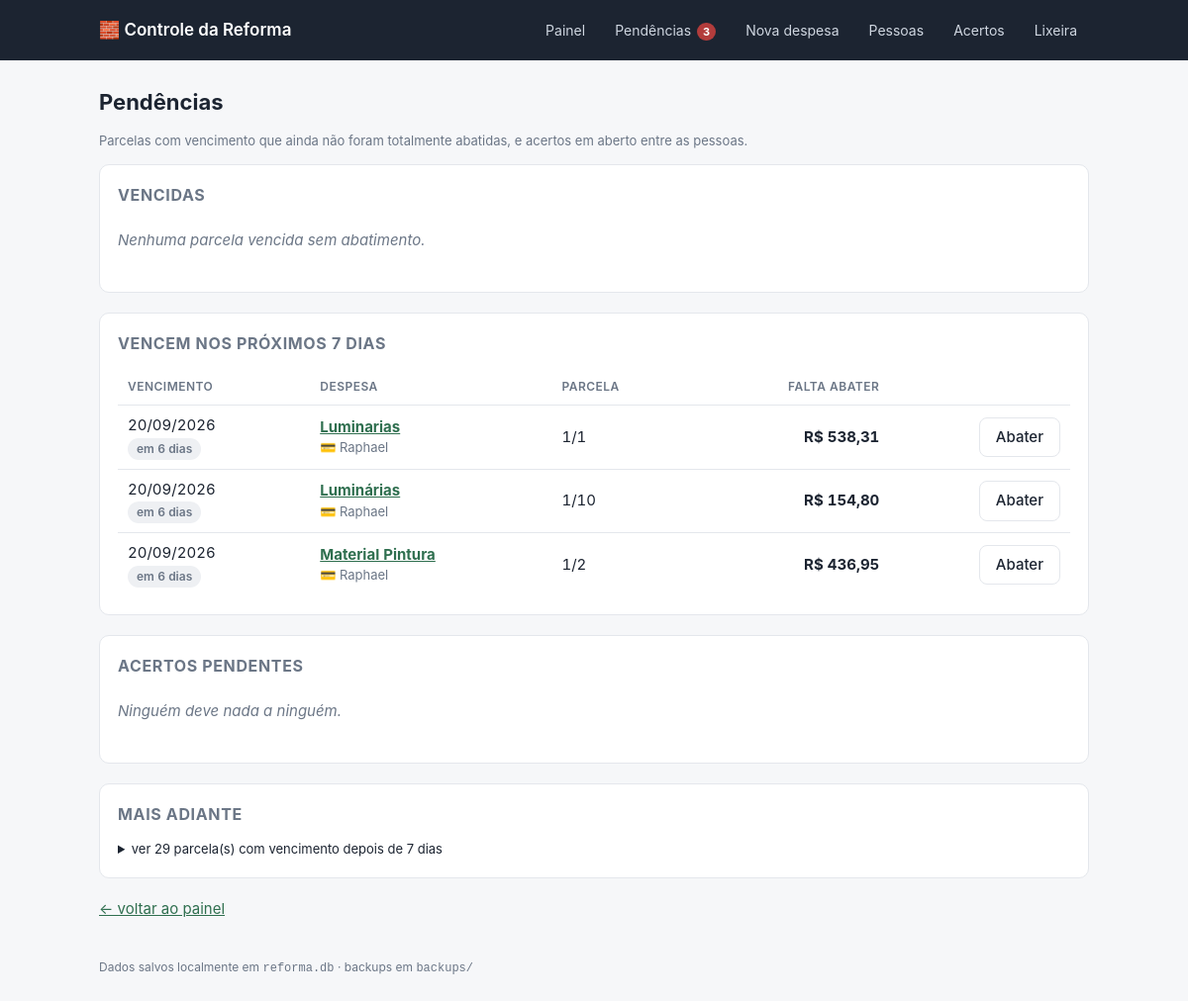
Page /pendencias on the committed database.
### tables this page shows
CREATE TABLE parcela (
    id          INTEGER PRIMARY KEY AUTOINCREMENT,
    despesa_id  INTEGER NOT NULL REFERENCES despesa(id) ON DELETE CASCADE,
    numero      INTEGER NOT NULL,
    valor       INTEGER NOT NULL,            -- centavos
    vencimento  TEXT,                        -- YYYY-MM-DD (opcional)
    UNIQUE (despesa_id, numero)
);

CREATE TABLE despesa (
    id            INTEGER PRIMARY KEY AUTOINCREMENT,
    nome          TEXT NOT NULL,
    categoria     TEXT,
    observacao    TEXT,
    valor_total   INTEGER NOT NULL,          -- centavos
    qtd_parcelas  INTEGER NOT NULL,
    criado_em     TEXT NOT NULL DEFAULT (datetime('now','localtime'))
, excluido_em TEXT, pagador_id INTEGER REFERENCES pessoa(id));

CREATE TABLE pessoa (
    id      INTEGER PRIMARY KEY AUTOINCREMENT,
    nome    TEXT NOT NULL UNIQUE,
    ativo   INTEGER NOT NULL DEFAULT 1
);

### app.py (the view)
@app.route("/pendencias")
def pendencias():
    return render_template("pendencias.html")

### app.py (called while the page is built)
def brl(centavos):
    if centavos is None:
        centavos = 0
    sinal = "-" if centavos < 0 else ""
    centavos = abs(int(centavos))
    inteiro, cents = divmod(centavos, 100)
    return f"{sinal}R$ {inteiro:,.0f}".replace(",", ".") + f",{cents:02d}"

def data_br(iso):
    if not iso:
        return "—"
    partes = str(iso)[:10].split("-")
    return "/".join(reversed(partes)) if len(partes) == 3 else iso

@app.after_request
def backup_apos_alteracao(response):
    if request.method == "POST":
        try:
            backup.fazer_backup()
        except Exception as e:  # backup nunca pode derrubar o app
            print(f"[backup] falhou: {e}")
    return response

def calcular_pendencias():
    hoje = date.today()
    grupos = {"vencidas": [], "proximas": [], "futuras": []}
    for pc in db.parcelas_pendentes():
        try:
            dias = (date.fromisoformat(pc["vencimento"]) - hoje).days
        except ValueError:
            continue
        item = dict(pc, dias=dias, falta=pc["valor"] - pc["pago"])
        if dias < 0:
            grupos["vencidas"].append(item)
        elif dias <= DIAS_AVISO:
            grupos["proximas"].append(item)
        else:
            grupos["futuras"].append(item)
    return grupos

@app.context_processor
def inject_globals():
    pend = calcular_pendencias()
    acertos_pendentes = [s for s in db.saldos_entre_pessoas() if s["valor"] > 0]
    return {
        "pessoas_ativas": db.listar_pessoas(somente_ativas=True),
        "hoje": date.today().isoformat(),
        "pend": pend,
        "acertos_pendentes": acertos_pendentes,
        "dias_aviso": DIAS_AVISO,
        "qtd_pendencias": len(pend["vencidas"]) + len(pend["proximas"]) + len(acertos_pendentes),
    }

### db.py (called while the page is built)
def connect():
    conn = sqlite3.connect(DB_PATH)
    conn.row_factory = sqlite3.Row
    conn.execute("PRAGMA foreign_keys = ON")
    return conn

@contextmanager
def get_db():
    conn = connect()
    try:
        yield conn
        conn.commit()
    except Exception:
        conn.rollback()
        raise
    finally:
        conn.close()

def listar_pessoas(somente_ativas=False):
    with get_db() as conn:
        sql = "SELECT * FROM pessoa"
        if somente_ativas:
            sql += " WHERE ativo = 1"
        sql += " ORDER BY nome COLLATE NOCASE"
        return conn.execute(sql).fetchall()

### templates/pendencias.html (shortened to what this page needs)
{% extends "base.html" %}
{% block conteudo %}
{% from "_pendencias.html" import tabela_parcelas %}
<h1>Pendências</h1>
<p class="suave pequeno">
  Parcelas com vencimento que ainda não foram totalmente abatidas, e acertos em aberto entre as pessoas.
</p>
<div class="card">
  <h2>Vencidas</h2>
  {% if pend.vencidas %}
    {{ tabela_parcelas(pend.vencidas) }}
  {% else %}
    <p class="vazio">Nenhuma parcela vencida sem abatimento.</p>
  {% endif %}
</div>
<div class="card">
  <h2>Vencem nos próximos {{ dias_aviso }} dias</h2>
  {% if pend.proximas %}
    {{ tabela_parcelas(pend.proximas) }}
  {% else %}
    <p class="vazio">Nada vencendo nos próximos {{ dias_aviso }} dias.</p>
  {% endif %}
</div>
<div class="card">
  <h2>Acertos pendentes</h2>
  {% if acertos_pendentes %}
  <table>
    <tbody>
      {% for s in acertos_pendentes %}
      <tr>
        <td><strong>{{ s.devedor }}</strong> deve para <strong>{{ s.credor }}</strong></td>
        <td class="num"><strong>{{ s.valor|brl }}</strong></td>
        <td class="num">
          <a href="{{ url_for('acertos', de=s.devedor_id, para=s.credor_id, valor='%.2f'|format(s.valor / 100)) }}#registrar">
            <button class="secundario" type="button">Acertar</button>
          </a>
        </td>
      </tr>
      {% endfor %}
    </tbody>
  </table>
  {% else %}
    <p class="vazio">Ninguém deve nada a ninguém.</p>
  {% endif %}
</div>
<div class="card">
  <h2>Mais adiante</h2>
  {% if pend.futuras %}
  <details>
    <summary class="pequeno">ver {{ pend.futuras|length }} parcela(s) com vencimento depois de {{ dias_aviso }} dias</summary>
  </details>
  {% else %}
    <p class="vazio">Nenhuma parcela futura a abater.</p>
  {% endif %}
</div>
<p><a href="{{ url_for('index') }}">← voltar ao painel</a></p>
{% endblock %}

### templates/_pendencias.html (shortened to what this page needs)
{% macro tabela_parcelas(itens) %}
<div class="tabela-scroll">
<table>
  <thead>
    <tr><th>Vencimento</th><th>Despesa</th><th>Parcela</th><th class="num">Falta abater</th><th></th></tr>
  </thead>
  <tbody>
    {% for p in itens %}
    <tr>
      <td>
        {{ p.vencimento|data_br }}
        <div>
          {% if p.dias < 0 %}<span class="tag vencida">vencida há {{ -p.dias }} dia{{ 's' if p.dias < -1 }}</span>
          {% elif p.dias == 0 %}<span class="tag parcial">vence hoje</span>
          {% else %}<span class="tag aberta">em {{ p.dias }} dia{{ 's' if p.dias > 1 }}</span>{% endif %}
        </div>
      </td>
      <td>
        <a href="{{ url_for('detalhe_despesa', despesa_id=p.despesa_id) }}"><strong>{{ p.despesa }}</strong></a>
        {% if p.pagador %}<div class="pequeno suave">💳 {{ p.pagador }}</div>{% endif %}
      </td>
      <td>{{ p.numero }}/{{ p.qtd_parcelas }}</td>
      <td class="num">
        <strong>{{ p.falta|brl }}</strong>
      </td>
      <td class="num">
        <a href="{{ url_for('detalhe_despesa', despesa_id=p.despesa_id, parcela=p.id) }}#abater">
          <button class="secundario" type="button">Abater</button>
        </a>
      </td>
    </tr>
    {% endfor %}
  </tbody>
</table>
</div>
{% endmacro %}

### static/style.css (style rules this page uses)
:root { --bg: #f6f7f9; --card: #ffffff; --linha: #e4e7ec; --texto: #1c2431; --suave: #6b7686; --acento: #2f6f4f; --acento-claro: #e8f3ec; --alerta: #b23c3c; --alerta-claro: #fdecec; --aviso: #a5741a; --aviso-claro: #fdf4e3; --raio: 10px; }
* { box-sizing: border-box; }
body { margin: 0; background: var(--bg); color: var(--texto); font: 15px/1.5 -apple-system, BlinkMacSystemFont, "Segoe UI", Roboto, Helvetica, Arial, sans-serif; }
h1 { font-size: 22px; margin: 0 0 4px; }
h2 { font-size: 16px; margin: 0 0 14px; text-transform: uppercase; letter-spacing: .04em; color: var(--suave); }
a { color: var(--acento); }
.card { background: var(--card); border: 1px solid var(--linha); border-radius: var(--raio); padding: 18px; margin-bottom: 20px; }
table { width: 100%; border-collapse: collapse; font-variant-numeric: tabular-nums; }
th, td { padding: 9px 10px; text-align: left; border-bottom: 1px solid var(--linha); vertical-align: middle; }
th { font-size: 12px; text-transform: uppercase; letter-spacing: .04em; color: var(--suave); font-weight: 600; }
td.num, th.num { text-align: right; }
tr:last-child td { border-bottom: none; }
.tabela-scroll { overflow-x: auto; }
.tag { display: inline-block; padding: 2px 9px; border-radius: 999px; font-size: 12px; font-weight: 600; }
.tag.aberta { background: #eef0f3; color: var(--suave); }
button { font: inherit; font-weight: 600; padding: 8px 16px; border-radius: 8px; border: 1px solid var(--acento); background: var(--acento); color: #fff; cursor: pointer; }
button.secundario { background: #fff; color: var(--texto); border-color: var(--linha); font-weight: 500; }
.vazio { color: var(--suave); font-style: italic; padding: 8px 0; }
.suave { color: var(--suave); }
.pequeno { font-size: 13px; }

### rows in the picture
parcela: vencimento|data_br "20/09/2026", dias "6", dias "s", despesa "Luminarias", pagador "Raphael", numero "1", qtd_parcelas "1", falta|brl "R$ 538,31"
parcela: vencimento|data_br "20/09/2026", dias "6", dias "s", despesa "Luminárias", pagador "Raphael", numero "1", qtd_parcelas "10", falta|brl "R$ 154,80"
parcela: vencimento|data_br "20/09/2026", dias "6", dias "s", despesa "Material Pintura", pagador "Raphael", numero "1", qtd_parcelas "2", falta|brl "R$ 436,95"

### other values in the picture
{{ qtd_pendencias }} "3"
{{ dias_aviso }} "7"
{{ pend.futuras|length }} "29"
